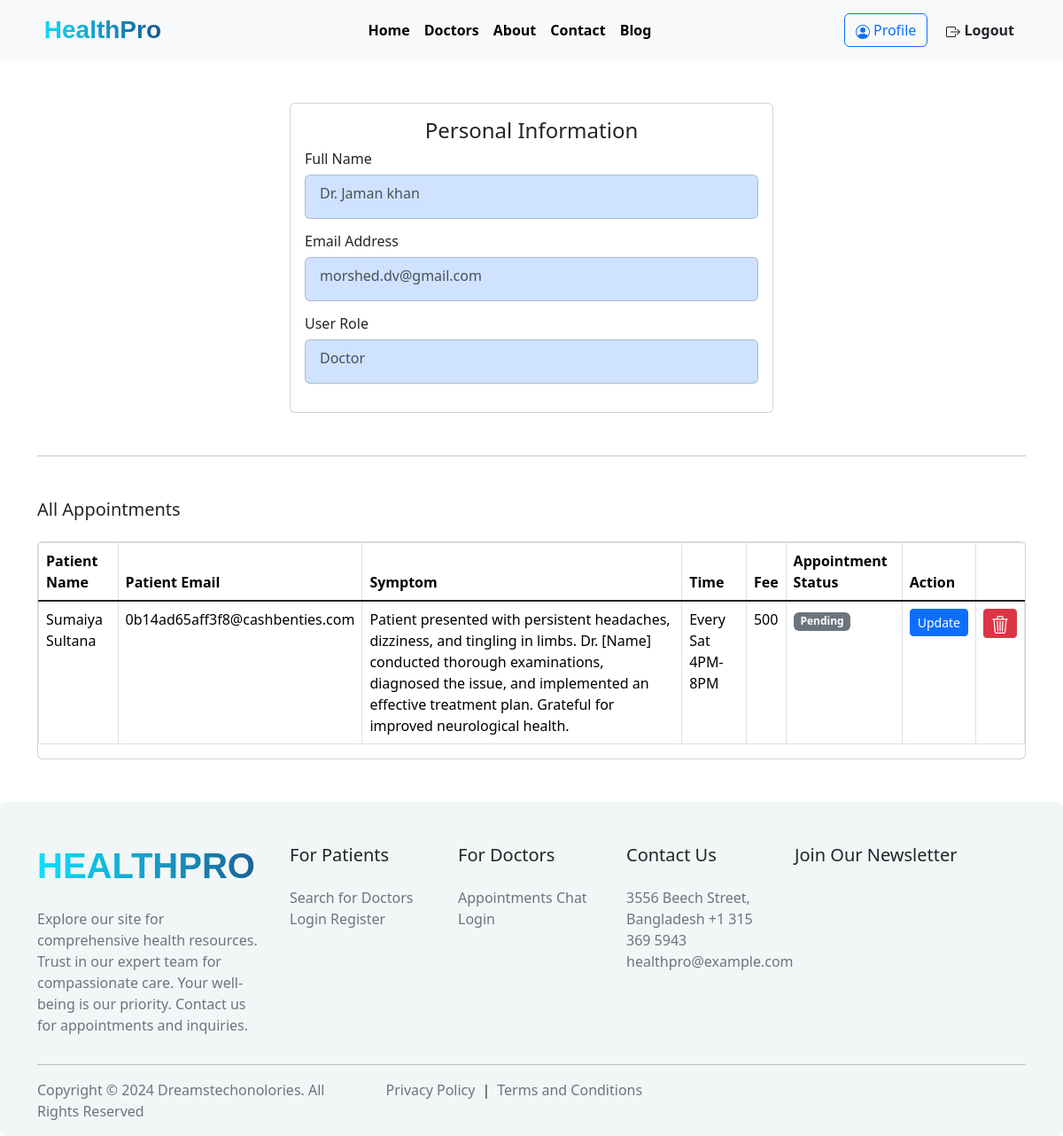
/account/profile/ (signed in), run on the app's committed database.
### doctor/models.py (models this page shows, shortened)
class Appointment(models.Model):
    patient = models.ForeignKey(User, on_delete = models.CASCADE)
    doctor = models.ForeignKey(Doctor, on_delete = models.CASCADE)
    appointment_status = models.CharField(choices = APPOINTMENT_STATUS, max_length = 10, default = "Pending")
    symptom = models.TextField()
    time = models.ForeignKey(AvailableTime, on_delete = models.CASCADE)
    cancel = models.BooleanField(default = False)

class AvailableTime(models.Model):
    name = models.CharField(max_length = 100)
    def __str__(self):
        return self.name

class Doctor(models.Model):
    user = models.OneToOneField(User, on_delete = models.CASCADE)
    image = models.ImageField(upload_to="doctor/images/")
    designation = models.ManyToManyField(Designation)
    specialization =  models.ManyToManyField(Specialization)
    available_time = models.ManyToManyField(AvailableTime)
    fee = models.IntegerField()

### patient/views.py (the view)
# urls.py: path('profile/',views.ProfileView,name = 'profile'),
def ProfileView(request):
    is_doctor = bool
    try:
        kk = Doctor.objects.get(user= request.user)
        is_doctor = True
    except:
        is_doctor = False
    if is_doctor:
        appoint_data = Appointment.objects.filter(doctor = kk)
        is_doctor = True
    else:
        appoint_data = Appointment.objects.filter(patient = request.user)
        is_doctor = False
    updateds = forms.AppointmentStatusForm()
    return render(request,'profile.html',{'appoint_data':appoint_data,'is_doctor':is_doctor,'updateds':updateds})

### patient/templates/profile.html (shortened to what this page needs)
{% extends "core/base.html" %} {% block body %} {% load crispy_forms_tags %}
<div class="container">
  <div class="row mt-5">
    <div class="col-md-6 mx-auto">
      <div class="card">
        <div class="card-body">
          <h4 class="text-center">Personal Information</h4>
          <h6>Full Name</h6>
          <div class="card pt-2 ps-3 bg-primary-subtle mb-3">
            <p class="text-light-emphasis">
              {% if is_doctor %} Dr.{% endif %} {{user.first_name}}
              {{user.last_name}}
            </p>
          </div>
          <h6>Email Address</h6>
          <div class="card pt-2 ps-3 bg-primary-subtle mb-3">
            <p class="text-light-emphasis">{{user.email}}</p>
          </div>
          <h6>User Role</h6>
          <div class="card pt-2 ps-3 bg-primary-subtle mb-3">
            <p class="text-light-emphasis">
              {% if is_doctor %} Doctor {% else %} Patient {% endif %}
            </p>
          </div>
        </div>
      </div>
    </div>
  </div>
  <div class="my-5">
    <hr />
  </div>
  <h5 class="mb-4">All Appointments</h5>
  {% if appoint_data|length > 0 %}
  {% if is_doctor %}
  <div class="card">
    <div class="table-responsive">
      <table class="table table-bordered table-hover">
        <thead>
          <tr>
            <th scope="col">Patient Name</th>
            <th scope="col">Patient Email</th>
            <th scope="col">Symptom</th>
            <th scope="col">Time</th>
            <th scope="col">Fee</th>
            <th scope="col">Appointment Status</th>
            <th scope="col">Action</th>
          </tr>
        </thead>
        <tbody class="table-group-divider">
          {% for data in appoint_data %}
          <tr>
            <td>{{data.patient.first_name}} {{data.patient.last_name}}</td>
            <td>{{data.patient.email}}</td>
            <td>{{data.symptom}}</td>
            <td>{{data.time}}</td>
            <td>{{data.doctor.fee}}</td>
            <td>
              <span class="badge text-bg-secondary">
                {{data.appointment_status}}</span
              >
            </td>
            <td>
              <a href="{% url 'update_appointment' data.id %}">
                <button class="btn btn-primary btn-sm">Update</button>
              </a>
            </td>
            <td>
              <a href="{% url 'cancel_appointment' data.id %}">
                <button class="btn btn-danger btn-sm">
                </button>
              </a>
            </td>
          </tr>
          {% endfor %}
        </tbody>
      </table>
    </div>
  </div>
  {% endif %} {% else %}
  <div class="card w-50 text-center pt-3 mx-auto">
    <p>Appointment Data Empty</p>
  </div>
  {% endif %}
</div>
{% endblock body %}

### data on the page
Appointment: patient.first_name "Sumaiya", patient.last_name "Sultana", patient.email "0b14ad65aff3f8@cashbenties.com", symptom "Patient presented with persistent headaches, dizziness, and tingling in limbs. Dr. [Name] conducted thorough examinations, diagnosed the issue, and implemented an effective treatment plan. Grateful for improved neurological health.", time "Every Sat 4PM-8PM", doctor.fee "500", appointment_status "Pending"

### other printed values
{{ user.first_name }} "Jaman"
{{ user.last_name }} "khan"
{{ user.email }} "morshed.dv@gmail.com"
